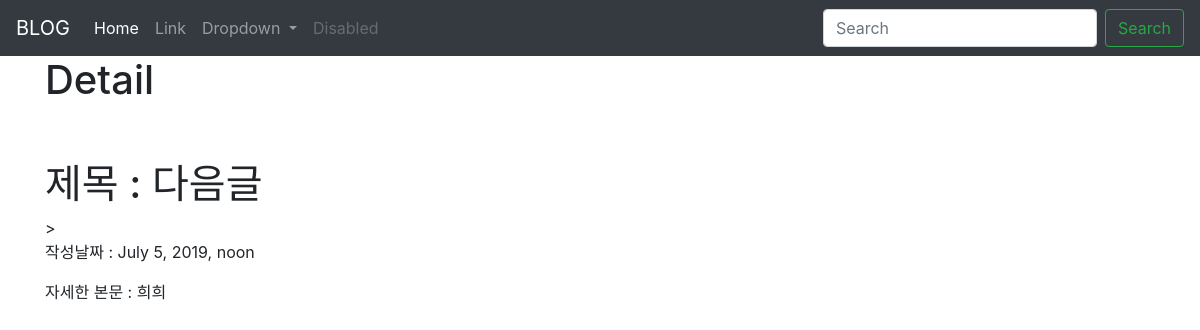
Page /blog/2 on the committed database.
### blog/models.py (models this page shows, shortened)
class Blog(models.Model):
    title = models.CharField(max_length=200)
    pub_data = models.DateTimeField('data published')
    body = models.TextField()

### blog/views.py (the view)
# urls.py: path('blog/<int:blog_id>', blog.views.detail, name="detail"),
def detail(request, blog_id):
    blog_detail = get_object_or_404(Blog, pk = blog_id)
    return render(request, 'detail.html', {'blog':blog_detail})

### blog/templates/detail.html (shortened to what this page needs)
<DOCKTYPE html>
        <head>
          <link rel="stylesheet" href="https://stackpath.bootstrapcdn.com/bootstrap/4.3.1/css/bootstrap.min.css">
          <body>
              <nav class="navbar navbar-expand-lg navbar-dark bg-dark">
                  <a class="navbar-brand" href="{% url 'home' %}">BLOG</a>
                  <div class="collapse navbar-collapse" id="navbarSupportedContent">
                    <ul class="navbar-nav mr-auto">
                      <li class="nav-item active">
                        <a class="nav-link" href="{% url 'home' %}">Home <span class="sr-only">(current)</span></a>
                      </li>
                      <li class="nav-item">
                        <a class="nav-link" href="#">Link</a>
                      </li>
                      <li class="nav-item dropdown">
                        <a class="nav-link dropdown-toggle" href="#" id="navbarDropdown" role="button" data-toggle="dropdown" aria-haspopup="true" aria-expanded="false">
                          Dropdown
                        </a>
                      </li>
                      <li class="nav-item">
                        <a class="nav-link disabled" href="#" tabindex="-1" aria-disabled="true">Disabled</a>
                      </li>
                    </ul>
                    <form class="form-inline my-2 my-lg-0">
                      <input class="form-control mr-sm-2" type="search" placeholder="Search" aria-label="Search">
                      <button class="btn btn-outline-success my-2 my-sm-0" type="submit">Search</button>
                    </form>
                  </div>
                </nav>
              <div class="container">
                    <h1> Detail </h1>
                <br> <br>
                <h1> 제목 : {{blog.title}} </h1>>
                <p> 작성날짜 : {{blog.pub_data}} </p>
                <p> 자세한 본문 : {{blog.body}} </p>
              </div>
          </body>
        </head>
      </DOCKTYPE>

### rows in the picture
Blog: title "다음글", pub_data "July 5, 2019, noon", body "희희"
